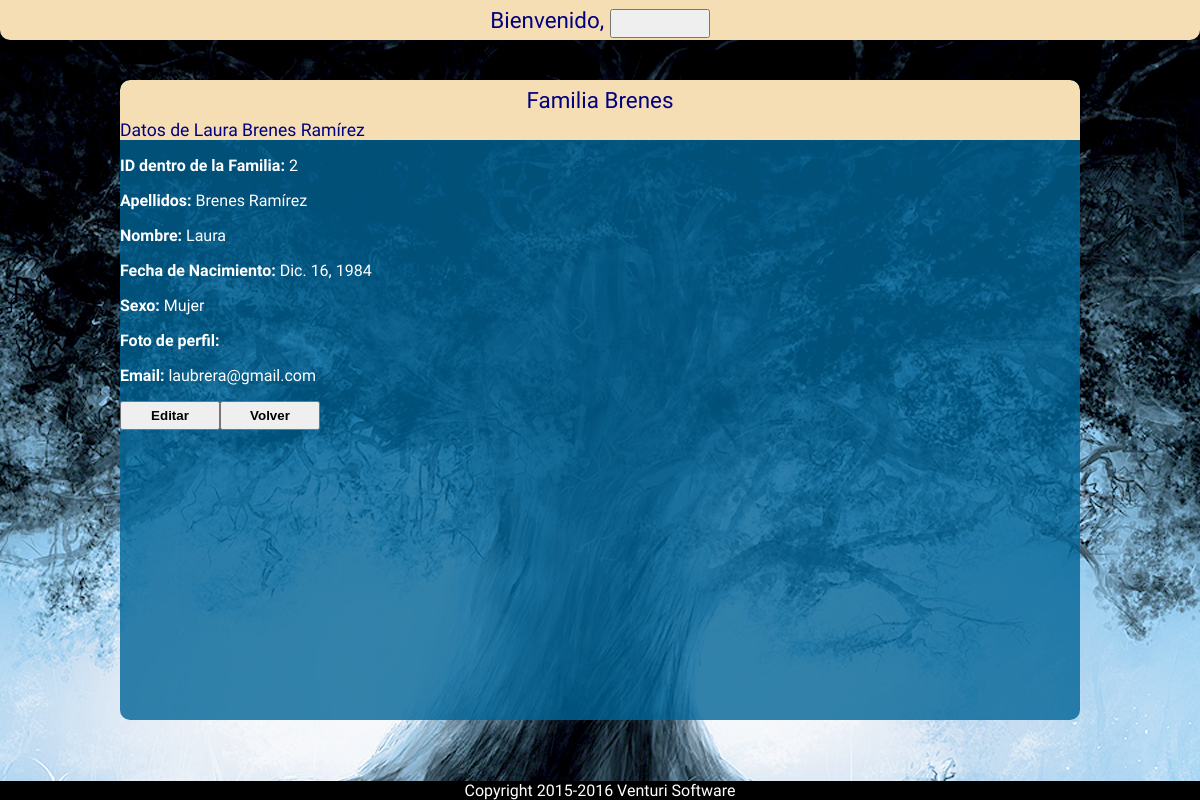
Before: /family/member/2/ (signed in) with the older database file.
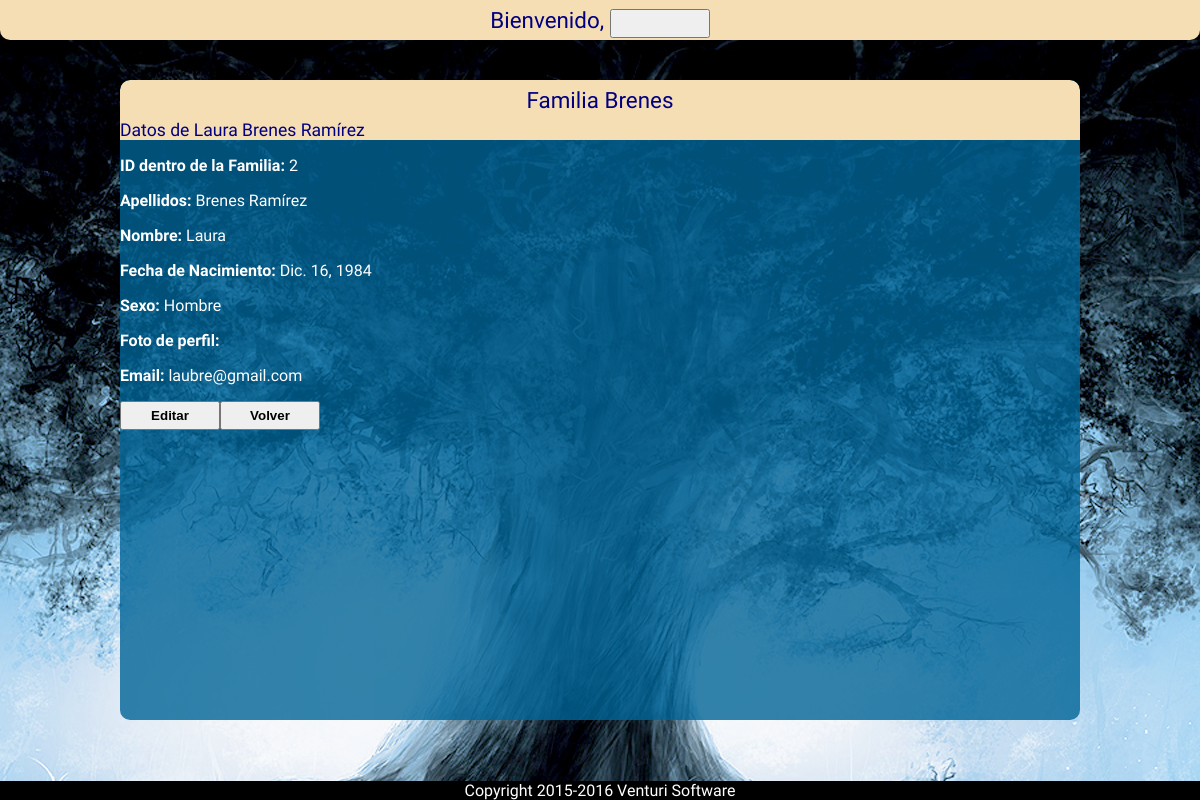
After: the same page with the newer database file.
### family/models.py (models this page shows, shortened)
class Family(models.Model):
	family_name = models.CharField('Apellidos familiares',max_length=100) #Apellidos familiares
	family_id = models.CharField('ID personalizado',max_length=24) #Id personal de la familia

class Member(models.Model):
	member_family_id = models.ForeignKey(Family,verbose_name='ID Familia') #Clave ajena que une al miembro de la familia con su familia
	member_name = models.CharField(verbose_name='Nombre',max_length=100) #Nombre del miembro de la familia
	member_surname = models.CharField(verbose_name='Apellidos',max_length=100) #Apellido o Apellidos del miembro de la familia
	member_sex = models.CharField(verbose_name='Sexo',choices=(('Hombre','Hombre'),('Mujer','Mujer'),('No especificado','No especificado')),max_length=20) #Sexo del miembro de la familia
	member_birth = models.DateField('Fecha de nacimiento',help_text='Fecha en este formato <em>AÑO-MES-DÍA</em>') #Fecha de nacimiento
	member_rip = models.DateField('Fecha de fallecimiento',null=True,blank=True) #Fecha de defunción
	member_profile_image = models.ImageField(_('Foto de perfil'),null=True,blank=True) #Imagen de perfil del miembro de la familia
	member_partner_id = models.IntegerField(default=0,null=True,blank=True,verbose_name='ID Pareja') #ID del cónyuge que sirve de enlace a una nueva familia
	member_email = models.EmailField('E-Mail',null=True,blank=True) #Correo electrónico de contacto

### family/views.py (the view)
# urls.py: url(r'^member/(?P<mem_id>[0-9])+/$', login_required(views.reqMember), name='member'),
def reqMember(request, mem_id):
	member_data = get_object_or_404(Member, pk=mem_id)
	fam_id = member_data.member_family_id.id
	family_data = get_object_or_404(Family, pk=fam_id)
	context = {'member_data':member_data,'family_data':family_data}
	return render(request, 'family/viewFamMember.html',context)

### family/templates/family/viewFamMember.html (shortened to what this page needs)
{% extends "base.html" %}
{% block content %}
<div class="titulo_seccion">Familia {{ family_data.family_name }}</div>
<div class="titulo_miembro">Datos de {{ member_data.member_name }} {{ member_data.member_surname }}</div>
<p><b>ID dentro de la Familia: </b>{{ member_data.id }}</p>
<p><b>Apellidos:</b> {{ member_data.member_surname }}</p>
<p><b>Nombre:</b> {{ member_data.member_name }}</p>
<p><b>Fecha de Nacimiento:</b> {{ member_data.member_birth }}</p>
<p><b>Sexo:</b> {{ member_data.member_sex }}</p>
<p><b>Foto de perfil:</b>
</p>
<p><b>Email:</b> {{ member_data.member_email }}</p>
<input type="submit" onclick="location.href='{% url 'family:edit_member' member_data.id %}'" value="Editar"><input type="button" onclick="location.href='{% url 'family:family' family_data.id %}'" value="Volver"/>
</div>
{% endblock %}

### family/templates/base.html (shortened to what this page needs)
{% load staticfiles %}
<head>
	<link rel="stylesheet" type="text/css" href="{% static 'family/style.css' %}" />
</head>
<body>
	<div class="titulo_principal">{% block section_title %}
		Bienvenido, {{ request.user.first_name.title }} {{ request.user.last_name.title }}{% endblock %}
		<input id="logout_button" type="submit" value="" onclick="location.href='{% url 'logout' %}'"/>
	</div>
	<div class="cuerpo_seccion">
		{% block content %}{% endblock %}
{% block footer %}<div class="footer">Copyright 2015-2016 Venturi Software</div>{% endblock %}
</body>

### family/static/family/style.css (style rules this page uses)
body { background-color: wheat; color: white; text-align: justify; font-family: Cantarell; width: 100%; margin: 0; background-image: url('./images/tree-sun.jpg'); background-position: top center; background-attachment: fixed; z-index: 0; }
input[type="button"],input[type="submit"],button { padding: 5px; width: auto; min-width: 100px; font-weight: bold; }
.footer { display: block; position: fixed; width: 100%; bottom: 0; text-align: center; background-color: black; z-index: 1000; }
.titulo_principal { background-color: wheat; line-height: 40px; width: 100%; color: navy; left: 0; top: 0; margin: 0; padding: 0; text-align: center; font-size: 140%; border-radius: 0px 0px 10px 10px; -moz-border-radius: 0px 0px 10px 10px; -webkit-border-radius: 0px 0px 10px 10px; border: 0px; border-collapse: collapse; z-index: 500; }
#logout_button,#logout_button:focus,#logout_button::-moz-focus-inner { min-width: 40px; height: auto; position: absolute; right: 0; background-image: url('images/logout.png'); background-position: center center; background-size: contain; background-repeat: no-repeat; border: 0; background-color: wheat; outline: none; }
.titulo_seccion { background-color: wheat; line-height: 40px; width: 100%; color: navy; left: 0; top: 0; margin: 0; padding: 0; text-align: center; font-size: 140%; border-radius: 10px 10px 0px 0px; -moz-border-radius: 10px 10px 0px 0px; -webkit-border-radius: 10px 10px 0px 0px; border: 0px; border-collapse: collapse; z-index: 500; }
.titulo_miembro { background-color: wheat; color: navy; font-size: 110%; }
.cuerpo_seccion { display: block; position: fixed; top: 10%; bottom: 10%; left: 0; right: 0; background-color: rgba(0,100,150,0.8); width: 80%; height: auto; min-width: 400px; margin: auto; padding-bottom: 0.1px; border-radius: 10px 10px 10px 10px; -moz-border-radius: 10px 10px 10px 10px; -webkit-border-radius: 10px 10px 10px 10px; border: 0px; border-collapse: collapse; z-index: 500; overflow-y: auto; }

Changed rows visible on the page:
changed Member "Laura": member_sex "Mujer" → "Hombre"; member_email "laubrera@gmail.com" → "laubre@gmail.com"
